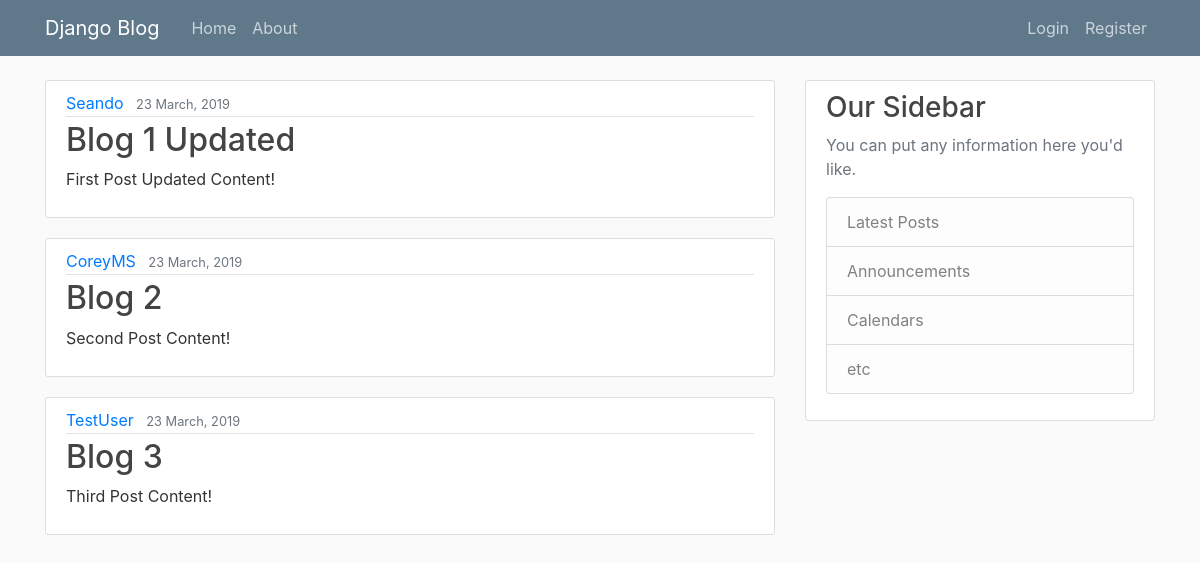
The page / on the database its author committed.
### blog/models.py (models this page shows, shortened)
class Post(models.Model):
    title = models.CharField(max_length=100)
    content = models.TextField()
    date_posted = models.DateTimeField(default=timezone.now)
    author = models.ForeignKey(User, on_delete=models.CASCADE)

### blog/views.py (the view)
# urls.py: path('', views.home, name='blog-home'),
def home(request):
    context = {
        'posts': Post.objects.all()
    }
    return render(request, 'blog/home.html', context)

### blog/templates/blog/home.html
{% extends "blog/base.html" %}
{% block content %}
  {% for post in posts %}
      <article class="media content-section">
        <div class="media-body">
          <div class="article-metadata">
            <a class="mr-2" href="#">{{ post.author }}</a>
            <small class="text-muted">{{ post.date_posted|date:"d F, Y" }}</small>
          </div>
          <h2><a class="article-title" href="#">{{ post.title }}</a></h2>
          <p class="article-content">{{ post.content }}</p>
        </div>
      </article>
  {% endfor %}
{% endblock content %}

### blog/static/blog/main.css (style rules this page uses)
body { background: #fafafa; color: #333333; margin-top: 5rem; }
h1, h2, h3, h4, h5, h6 { color: #444444; }
.content-section { background: #ffffff; padding: 10px 20px; border: 1px solid #dddddd; border-radius: 3px; margin-bottom: 20px; }
.article-title { color: #444444; }
.article-content { white-space: pre-line; }
.article-metadata { padding-bottom: 1px; margin-bottom: 4px; border-bottom: 1px solid #e3e3e3 }

### rows shown on the page
Post: author "Seando", date_posted "23 March, 2019", title "Blog 1 Updated", content "First Post Updated Content!"
Post: author "CoreyMS", date_posted "23 March, 2019", title "Blog 2", content "Second Post Content!"
Post: author "TestUser", date_posted "23 March, 2019", title "Blog 3", content "Third Post Content!"
